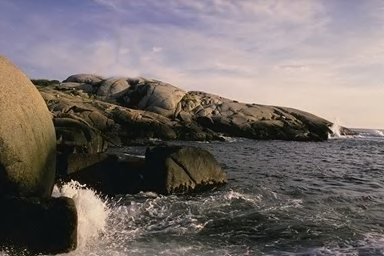
#> input picture src/temp_file_name.jpg, 384 x 256 px; its folder holds only this picture in this run
$ python -i utils.py   (imports and definitions only)
#> lines starting #> are read from the running program, lines starting #| are printed output that depends on the picture; after the words box and inside, x2 and y2 are one past the last pixel; in counts of white or black regions, pixels touching at a corner belong together
#> further down, picture is the input picture: shape (256, 384, 3); mean B, G, R 106.3, 108.3, 116.5
import cv2
import numpy as np
import matplotlib.pyplot as plt
import glob
import os
import seaborn as sns
from scipy import fftpack
from sklearn.metrics import roc_curve, auc, confusion_matrix, classification_report, accuracy_score
from sklearn.metrics import precision_recall_curve

# [105 lines left out: functions read_folders, read_images, read_images, convert_imgs_to_YCrCb, plot_processed_images, plot_image and 3 more, not called in this run]

def detectar_alteraciones(img):
    # Convertir la imagen a escala de grises
    img_gray = cv2.cvtColor(img, cv2.COLOR_BGR2GRAY)
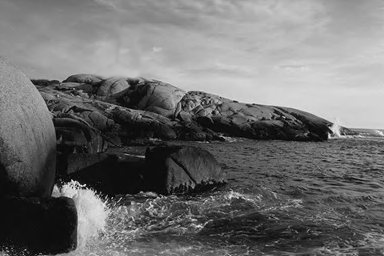
#> img_gray: shape (256, 384); min 0, max 244, mean 110.5

    # Aplicar filtro de Canny para detectar bordes
    edges = cv2.Canny(img_gray, 100, 200)
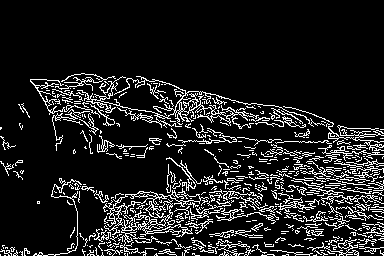
#> edges: shape (256, 384); 12.3% white in thin lines or dots, all inside (x1, y1, x2, y2) = (0, 73, 384, 256)

    # Encontrar contornos en la imagen de bordes
    contours, hierarchy = cv2.findContours(edges, cv2.RETR_EXTERNAL, cv2.CHAIN_APPROX_SIMPLE)
#> contours = 479 contours, 448 with area under 20; largest, box (x1, y1, x2, y2) and area: (77, 76, 325, 129) 642, (103, 188, 209, 235) 534, (120, 199, 193, 256) 493, (283, 106, 384, 151) 118, (307, 239, 359, 256) 98

    # Crear una imagen vacía para resaltar las áreas alteradas
    alteraciones = np.zeros(img.shape, np.uint8)

    # Iterar a través de los contornos y resaltar las áreas de la imagen que parecen estar alteradas
    for cnt in contours:
        # Calcular el área del contorno
        area = cv2.contourArea(cnt)

        # Ignorar los contornos que son demasiado pequeños o demasiado grandes
        if area < 50 or area > 500:
            continue

        # Dibujar el contorno en la imagen de las alteraciones
        cv2.drawContours(alteraciones, [cnt], 0, (0, 0, 255), 2)
#> this loop made 479 passes
#> area on passes 4, 5, 8: 0.5, 2, 1
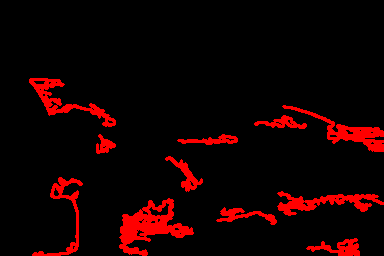
#> alteraciones: shape (256, 384, 3); mean of channels 0, 1, 2 0, 0, 20.2; drawn as B, G, R

    return alteraciones


# [108 lines left out: functions generate_mask, plot_confusion_matrix, plot_recall, plot_probabilidad, plot_roc_curve, not called in this run]

>>> import cv2
>>> picture = cv2.imread('temp_file_name.jpg')
>>> result = detectar_alteraciones(picture)
